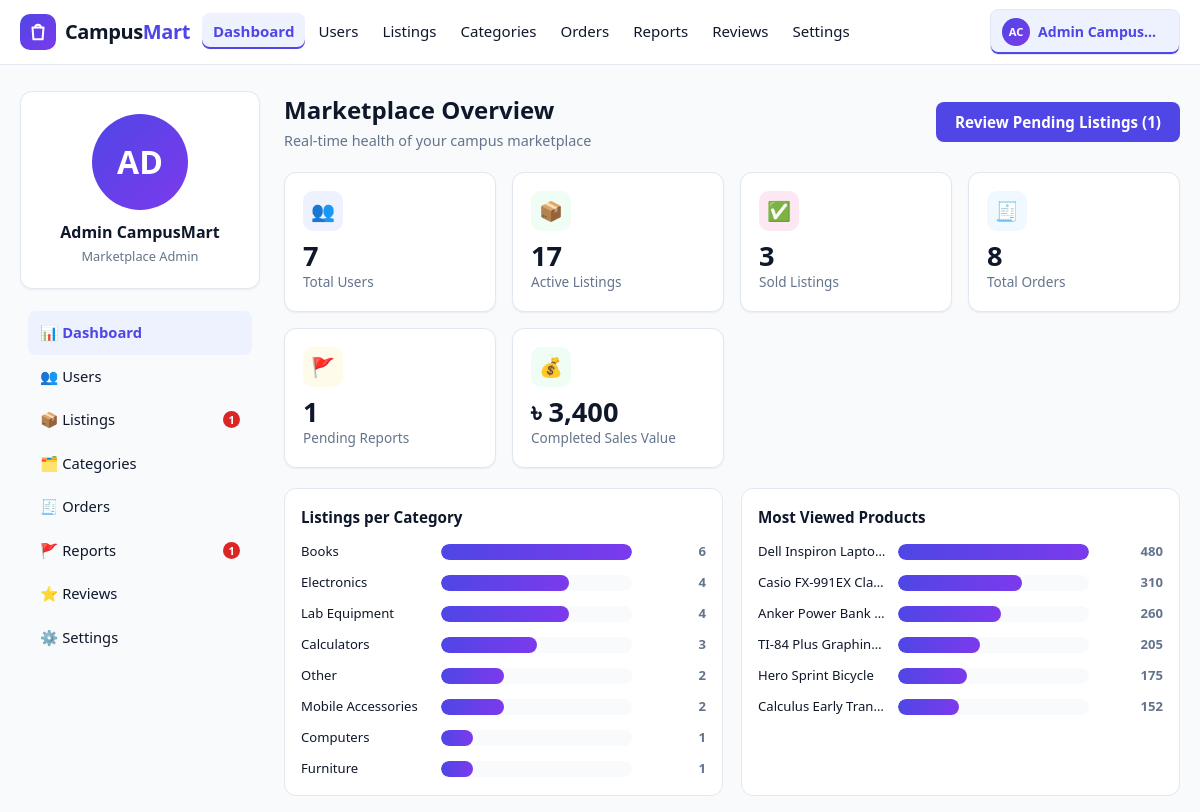
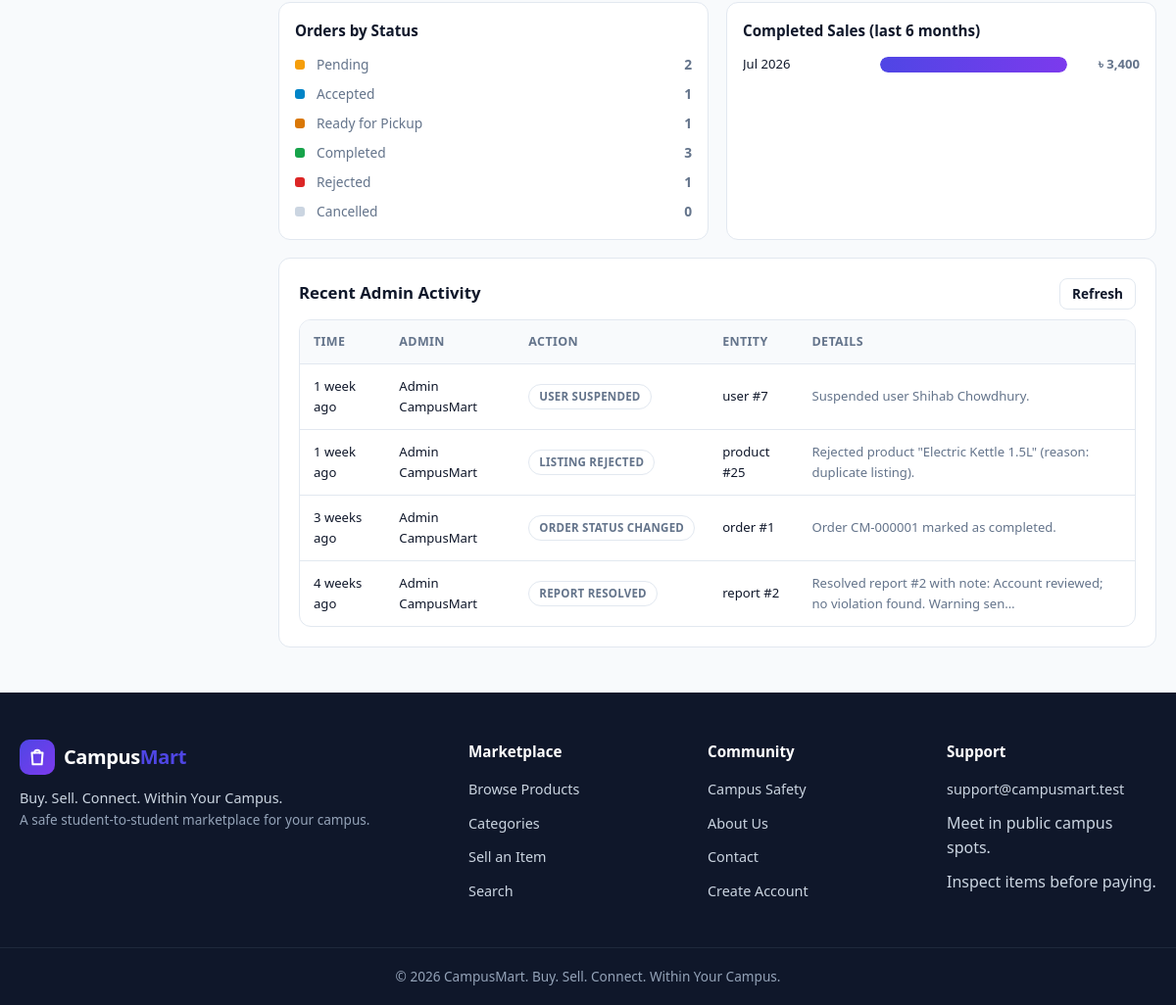
Page /admin/dashboard.php (signed in) on the committed database (2 pictures, top to bottom).
### tables this page shows
CREATE TABLE users (
  id INT UNSIGNED NOT NULL AUTO_INCREMENT,
  full_name VARCHAR(100) NOT NULL,
  student_id VARCHAR(30) NOT NULL,
  email VARCHAR(150) NOT NULL,
  phone VARCHAR(20) DEFAULT NULL,
  password_hash VARCHAR(255) NOT NULL,
  department VARCHAR(100) DEFAULT NULL,
  batch VARCHAR(30) DEFAULT NULL,
  hall VARCHAR(100) DEFAULT NULL,
  profile_image VARCHAR(255) DEFAULT NULL,
  role ENUM('student','admin') NOT NULL DEFAULT 'student',
  status ENUM('active','suspended') NOT NULL DEFAULT 'active',
  is_verified TINYINT(1) NOT NULL DEFAULT 0,
  created_at DATETIME NOT NULL DEFAULT CURRENT_TIMESTAMP,
  updated_at DATETIME NOT NULL DEFAULT CURRENT_TIMESTAMP ON UPDATE CURRENT_TIMESTAMP,
  PRIMARY KEY (id),
  UNIQUE KEY uq_users_student_id (student_id),
  UNIQUE KEY uq_users_email (email),
  KEY idx_users_status (status),
  KEY idx_users_role (role)
);

CREATE TABLE audit_logs (
  id INT UNSIGNED NOT NULL AUTO_INCREMENT,
  actor_id INT UNSIGNED DEFAULT NULL,
  action VARCHAR(100) NOT NULL,
  entity_type VARCHAR(50) DEFAULT NULL,
  entity_id INT UNSIGNED DEFAULT NULL,
  details TEXT,
  ip_address VARCHAR(45) DEFAULT NULL,
  created_at DATETIME NOT NULL DEFAULT CURRENT_TIMESTAMP,
  PRIMARY KEY (id),
  KEY idx_audit_entity (entity_type, entity_id),
  KEY idx_audit_created (created_at)
);

CREATE TABLE products (
  id INT UNSIGNED NOT NULL AUTO_INCREMENT,
  seller_id INT UNSIGNED NOT NULL,
  category_id INT UNSIGNED NOT NULL,
  title VARCHAR(200) NOT NULL,
  description TEXT NOT NULL,
  price DECIMAL(10,2) NOT NULL,
  condition_label ENUM('New','Like New','Good','Fair','Used') NOT NULL DEFAULT 'Good',
  quantity INT UNSIGNED NOT NULL DEFAULT 1,
  location VARCHAR(150) NOT NULL,
  contact_preference ENUM('In-app message','Phone','Both') NOT NULL DEFAULT 'In-app message',
  status ENUM('draft','pending','approved','active','reserved','sold','expired','rejected','removed') NOT NULL DEFAULT 'pending',
  reject_reason VARCHAR(500) DEFAULT NULL,
  views INT UNSIGNED NOT NULL DEFAULT 0,
  expires_at DATETIME NOT NULL,
  created_at DATETIME NOT NULL DEFAULT CURRENT_TIMESTAMP,
  updated_at DATETIME NOT NULL DEFAULT CURRENT_TIMESTAMP ON UPDATE CURRENT_TIMESTAMP,
  PRIMARY KEY (id),
  KEY idx_products_seller (seller_id),
  KEY idx_products_category (category_id),
  KEY idx_products_status (status),
  KEY idx_products_created (created_at),
  KEY idx_products_price (price),
  KEY idx_products_expires (expires_at),
  FULLTEXT KEY ft_products_search (title, description),
  CONSTRAINT fk_products_seller FOREIGN KEY (seller_id) REFERENCES users(id) ON DELETE RESTRICT,
  CONSTRAINT fk_products_category FOREIGN KEY (category_id) REFERENCES categories(id) ON DELETE RESTRICT,
  CONSTRAINT chk_products_price CHECK (price >= 0),
  CONSTRAINT chk_products_quantity CHECK (quantity >= 0)
);

### admin/dashboard.php (the view, shortened to what the rows shown need)
<?php
require_once __DIR__ . '/../includes/admin-auth.php';
$pdo = db();
$counts = [];
$queries = [
    'total_users'       => 'SELECT COUNT(*) FROM users',
    'active_users'      => "SELECT COUNT(*) FROM users WHERE status = 'active'",
    'suspended_users'   => "SELECT COUNT(*) FROM users WHERE status = 'suspended'",
    'total_listings'    => 'SELECT COUNT(*) FROM products',
    'active_listings'   => "SELECT COUNT(*) FROM products WHERE status = 'active'",
    'pending_listings'  => "SELECT COUNT(*) FROM products WHERE status = 'pending'",
    'sold_listings'     => "SELECT COUNT(*) FROM products WHERE status = 'sold'",
    'total_orders'      => 'SELECT COUNT(*) FROM orders',
    'completed_orders'  => "SELECT COUNT(*) FROM orders WHERE status = 'completed'",
    'pending_orders'    => "SELECT COUNT(*) FROM orders WHERE status = 'pending'",
    'pending_reports'   => "SELECT COUNT(*) FROM reports WHERE status = 'pending'",
];
foreach ($queries as $key => $sql) {
    $counts[$key] = (int)$pdo->query($sql)->fetchColumn();
}
$counts['total_value'] = (float)$pdo->query("SELECT COALESCE(SUM(total_amount), 0) FROM orders WHERE status = 'completed'")->fetchColumn();
$topProducts = $pdo->query(
    "SELECT p.id, p.title, p.views, c.name AS category_name
     FROM products p
     JOIN categories c ON c.id = p.category_id
     ORDER BY p.views DESC LIMIT 6"
)->fetchAll();
$maxViews = $topProducts ? max(array_column($topProducts, 'views')) : 1;
$orderStatus = $pdo->query(
    "SELECT status, COUNT(*) AS cnt FROM orders GROUP BY status"
)->fetchAll();
$orderMap = [];
foreach (['pending', 'accepted', 'ready', 'completed', 'rejected', 'cancelled'] as $s) {
    $orderMap[$s] = 0;
}
foreach ($orderStatus as $row) {
    if (isset($orderMap[$row['status']])) {
        $orderMap[$row['status']] = (int)$row['cnt'];
    }
}
$recent = $pdo->query(
    "SELECT a.*, u.full_name AS actor_name
     FROM audit_logs a
     LEFT JOIN users u ON u.id = a.actor_id
     ORDER BY a.created_at DESC LIMIT 10"
)->fetchAll();
require __DIR__ . '/../includes/header.php';
?>
<div class="dash-wrap">
  <?php require __DIR__ . '/_sidebar.php'; ?>
  <main class="dash-main">
    <div class="dash-header">
      <div>
        <h1>Marketplace Overview</h1>
        <div class="sub">Real-time health of your campus marketplace</div>
      </div>
      <a class="btn btn-primary" href="<?= e(APP_BASE_URL . '/admin/products.php?status=pending') ?>">Review Pending Listings (<?= (int)$counts['pending_listings'] ?>)</a>
    </div>
    <div class="stat-grid mb-3">
      <div class="card stat-card"><div class="stat-icon" style="background:#fce7f3;">✅</div><div class="stat-num"><?= (int)$counts['sold_listings'] ?></div><div class="stat-name">Sold Listings</div></div>
      <div class="card stat-card"><div class="stat-icon" style="background:var(--color-warning-light);">🚩</div><div class="stat-num"><?= (int)$counts['pending_reports'] ?></div><div class="stat-name">Pending Reports</div></div>
    </div>
    <div class="chart-grid">
      <div class="chart-box">
        <?php if (empty($topProducts)): ?>
          <p class="text-muted text-small">No products yet.</p>
        <?php else: ?>
          <div class="hbar-list">
            <?php foreach ($topProducts as $p): ?>
              <div class="hbar-row">
                <a class="hbar-label" href="<?= e(APP_BASE_URL . '/product-details.php?id=' . (int)$p['id']) ?>"><?= e(mb_strimwidth($p['title'], 0, 30, '…')) ?></a>
                <div class="hbar-track"><div class="hbar-fill" style="width:<?= (int)round($p['views'] / $maxViews * 100) ?>%;"></div></div>
                <span class="hbar-value"><?= (int)$p['views'] ?></span>
              </div>
            <?php endforeach; ?>
          </div>
        <?php endif; ?>
      </div>
      <div class="chart-box">
        <div class="donut-wrap">
          <?php foreach ($orderMap as $status => $cnt): ?>
            <div class="donut-seg">
              <span class="swatch swatch-<?= e(order_status_class($status)) ?>"></span>
              <span><?= e(order_status_label($status)) ?></span>
              <strong><?= (int)$cnt ?></strong>
            </div>
          <?php endforeach; ?>
        </div>
      </div>
    </div>
    <div class="dash-section" style="margin-top:18px;">
      <?php if (empty($recent)): ?>
        <p class="text-muted text-small">No recorded activity yet.</p>
      <?php else: ?>
        <div class="table-wrap">
          <table class="table">
            <thead>
              <tr><th>Time</th><th>Admin</th><th>Action</th><th>Entity</th><th>Details</th></tr>
            </thead>
            <tbody>
              <?php foreach ($recent as $a): ?>
                <tr>
                  <td class="text-small"><?= e(time_ago($a['created_at'])) ?></td>
                  <td class="text-small"><?= e($a['actor_name'] ?? 'System') ?></td>
                  <td><span class="badge badge-outline"><?= e(str_replace('_', ' ', $a['action'])) ?></span></td>
                  <td class="text-small"><?= e($a['entity_type'] ?? '-') ?><?= $a['entity_id'] ? ' #' . (int)$a['entity_id'] : '' ?></td>
                  <td class="text-small text-muted"><?= e(mb_strimwidth($a['details'] ?? '', 0, 80, '…')) ?></td>
                </tr>
              <?php endforeach; ?>
            </tbody>
          </table>
        </div>
      <?php endif; ?>
    </div>
  </main>
</div>
<?php require __DIR__ . '/../includes/footer.php'; ?>

### includes/navbar.php (shortened to what the rows shown need)
<?php
$navUser = current_user();
function nav_initials(array $user): string
{
    $words = preg_split('/\s+/', trim($user['full_name']));
    $initials = '';
    foreach (array_slice($words ?: [], 0, 2) as $w) {
        $initials .= mb_substr($w, 0, 1);
    }
    return strtoupper($initials ?: 'U');
}
?>
<header class="navbar">
  <div class="nav-container">
    <nav class="nav-links" id="navLinks" aria-label="Main navigation">
      <ul class="nav-actions">
        <?php if (!$navUser): ?>
          <li><a class="btn btn-ghost btn-sm" href="<?= e(APP_BASE_URL . '/login.php') ?>">Login</a></li>
          <li><a class="btn btn-primary btn-sm" href="<?= e(APP_BASE_URL . '/register.php') ?>">Register</a></li>
        <?php else: ?>
          <li class="nav-user">
            <a class="user-chip" href="<?= e(APP_BASE_URL . ($navUser['role'] === 'admin' ? '/admin/dashboard.php' : '/user/profile.php')) ?>">
              <span class="avatar avatar-xs" data-initials="<?= e(nav_initials($navUser)) ?>"></span>
              <span class="user-name"><?= e($navUser['full_name']) ?></span>
            </a>
          </li>
        <?php endif; ?>
      </ul>
    </nav>
  </div>
</header>

### admin/_sidebar.php (shortened to what the rows shown need)
<?php
$admin = current_user();
?>
<aside class="dash-side">
  <div class="card dash-profile">
    <span class="avatar avatar-lg" data-initials="<?= e(strtoupper(substr($admin['full_name'], 0, 2))) ?>">
    </span>
    <div class="name"><?= e($admin['full_name']) ?></div>
    <div class="role">Marketplace Admin</div>
  </div>
</aside>

### rows in the picture
users: full_name "Admin Campus…", full_name "Admin CampusMart"
audit_logs: actor "1", id "3", entity "2", created_at "4 weeks ago", users.full_name "Admin CampusMart", action "REPORT RESOLVED", entity_type "report", details "Resolved report #2 with note: Account reviewed; no violation found. Warning sen…"
products: title "Dell Inspiron Lapto…", views "480"
products: title "Casio FX-991EX Cla…", views "310"
products: title "Anker Power Bank…", views "260"
products: title "TI-84 Plus Graphin…", views "205"
products: title "Hero Sprint Bicycle", views "175"
products: title "Calculus Early Tran…", views "152"
audit_logs: created_at "1 week ago", users.full_name "Admin CampusMart", action "USER SUSPENDED", entity_type "user", entity "7", details "Suspended user Shihab Chowdhury."
audit_logs: created_at "1 week ago", users.full_name "Admin CampusMart", action "LISTING REJECTED", entity_type "product", entity "25", details "Rejected product \"Electric Kettle 1.5L\" (reason: duplicate listing)."
audit_logs: created_at "3 weeks ago", users.full_name "Admin CampusMart", action "ORDER STATUS CHANGED", entity_type "order", entity "1", details "Order CM-000001 marked as completed."

### other values in the picture
$item[0] "📊"
$item[1] "Dashboard"
$item[0] "👥"
$item[1] "Users"
$item[0] "📦"
$item[1] "Listings"
$pendingListings "1"
$item[0] "🗂️"
$item[1] "Categories"
$item[0] "🧾"
$item[1] "Orders"
$item[0] "🚩"
$item[1] "Reports"
$pendingReports "1"
$item[0] "⭐"
